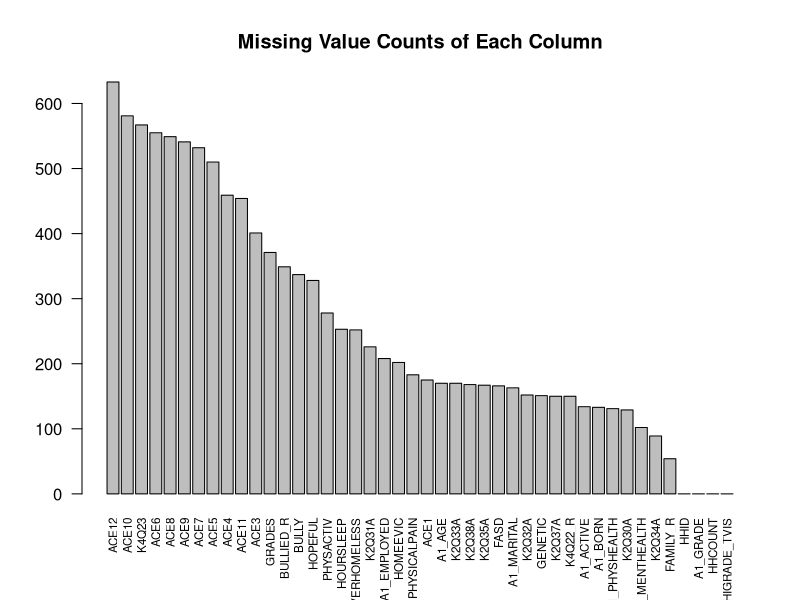

This chart was generated by the following R code:
## ---- chunk 1
nsch_df <- read.csv("data/nsch.csv")
missing <- is.na(nsch_df)
dim(nsch_df)
dim(nsch_df[apply(missing, 1, any), ])
## ---- chunk 2
colSums(missing) |>
  sort(decreasing = TRUE) |>
  barplot(cex.names=0.7, las=2, main="Missing Value Counts of Each Column")
## ---- chunk 3
missing_except_ace <- missing[,-seq(12,21)]
dim(nsch_df[apply(missing_except_ace, 1, any), ])
rowSums(missing_except_ace) |> table()
## ---- chunk 4
library(tidyverse)
write.csv(drop_na(nsch_df), "data/nsch_dropna.csv", row.names = FALSE)
